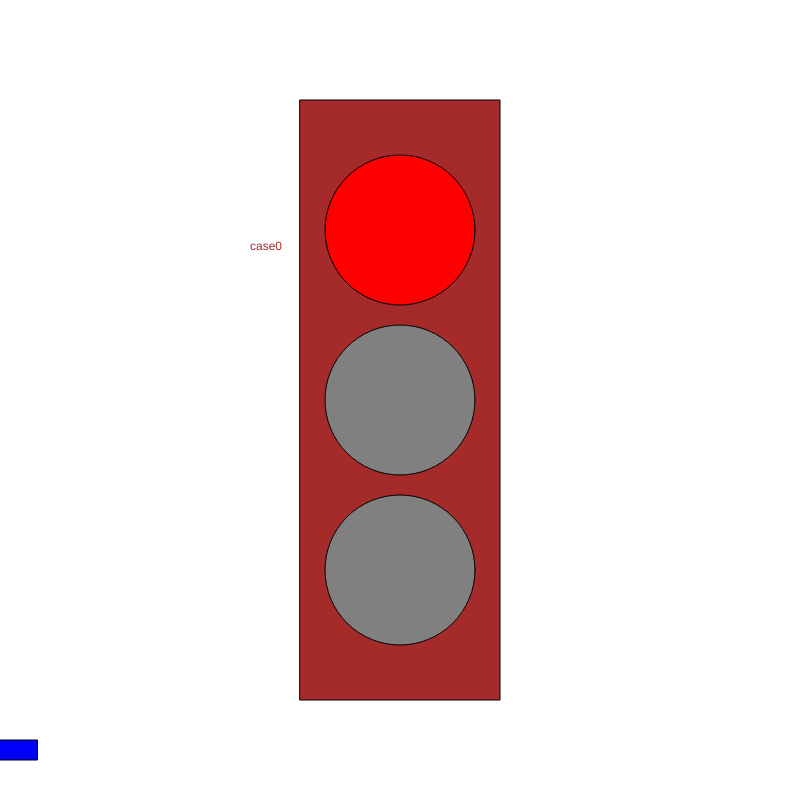
Frame 1 (no input)
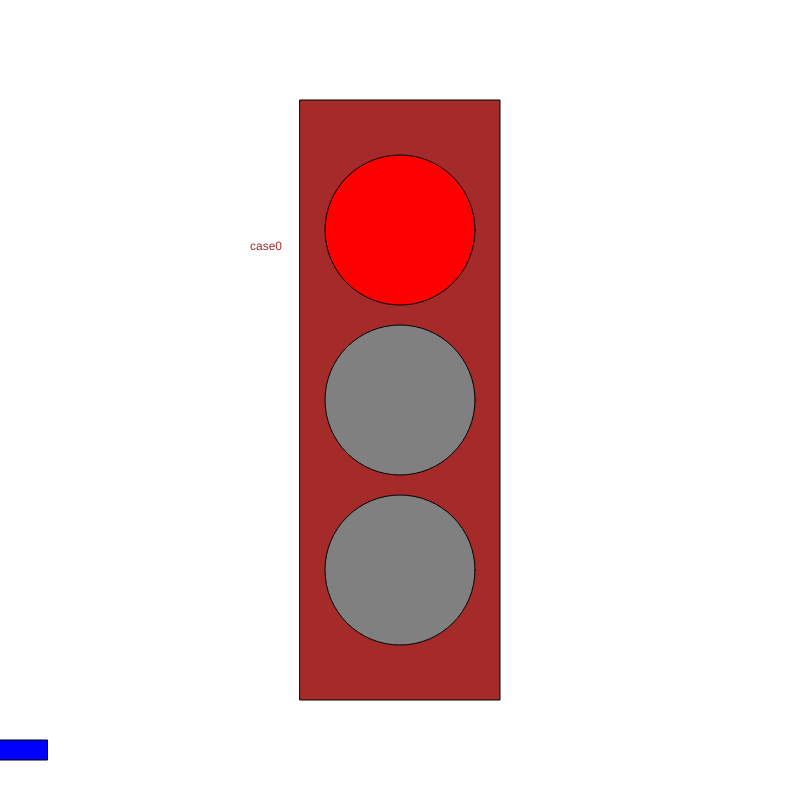
Frame 60 (no input)
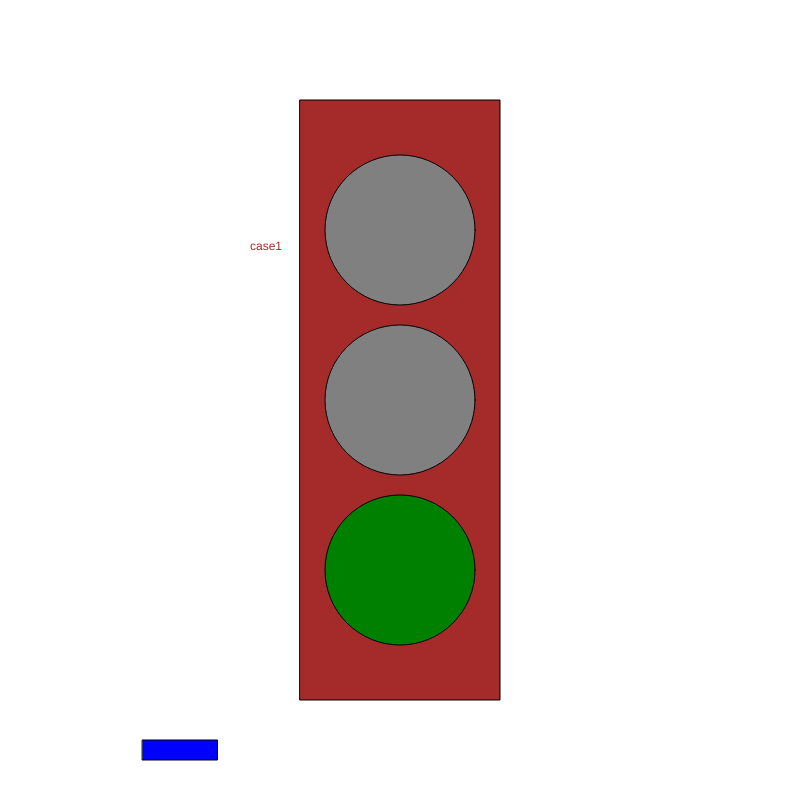
Frame 120 (the mouse pressed at the canvas centre since frame 60)

The p5.js sketch that drew these frames (run headless with seeded random() and noise() and a simulated clock; from frame 60 on, the mouse is pressed at the canvas centre):

// p5.js sketch
// ── sketch.js
let state = 0;
let timer = 0;
let x = 0;
let velocity = 10;

function setup() {
  createCanvas(800, 800);
  ellipseMode(CENTER);
  rectMode(CENTER);
} //setup

function draw() {

  background('white');
  //car code
  fill('blue');
  rect(x, 750, 75, 20);
  x = x + velocity;
  if (x > width) {
    x = 0;
  } //if move

  switch (state) {
    case 0: //red
      //box
      fill('brown');
      rect(width / 2, height / 2, 200, 600);

      text("case0", 250, 250);
      //Blubs
      fill('red');
      ellipse(width / 2, height / 2 - 170, 150, 150); //top
      fill('grey');
      ellipse(width / 2, height / 2, 150, 150);
      ellipse(width / 2, height / 2 + 170, 150, 150);
      velocity = 0;
      break;

    case 1: //greem
      //box
      fill('brown');
      rect(width / 2, height / 2, 200, 600);

      text("case1", 250, 250);
      //Blubs
      fill('grey');
      ellipse(width / 2, height / 2 - 170, 150, 150); //top
      ellipse(width / 2, height / 2, 150, 150);
      fill('green');
      ellipse(width / 2, height / 2 + 170, 150, 150);
      velocity = 10;
      break;

    case 2: //yellow
      //box
      fill('brown');
      rect(width / 2, height / 2, 200, 600);

      text("case2", 250, 250);
      //Blubs
      fill('grey');
      ellipse(width / 2, height / 2 - 170, 150, 150); //top
      fill('yellow');
      ellipse(width / 2, height / 2, 150, 150);
      fill('grey');
      ellipse(width / 2, height / 2 + 170, 150, 150);
      velocity = 5;
      break;

  } //switch state

  timer = timer + 1;
  if (timer > 100) {

    timer = 0;
    state++;
    if (state > 2) state = 0;
  } // if timer


} //draw

function mouseReleased() {
  state++;
  if (state > 2) state = 0;
} //mouseReleased
